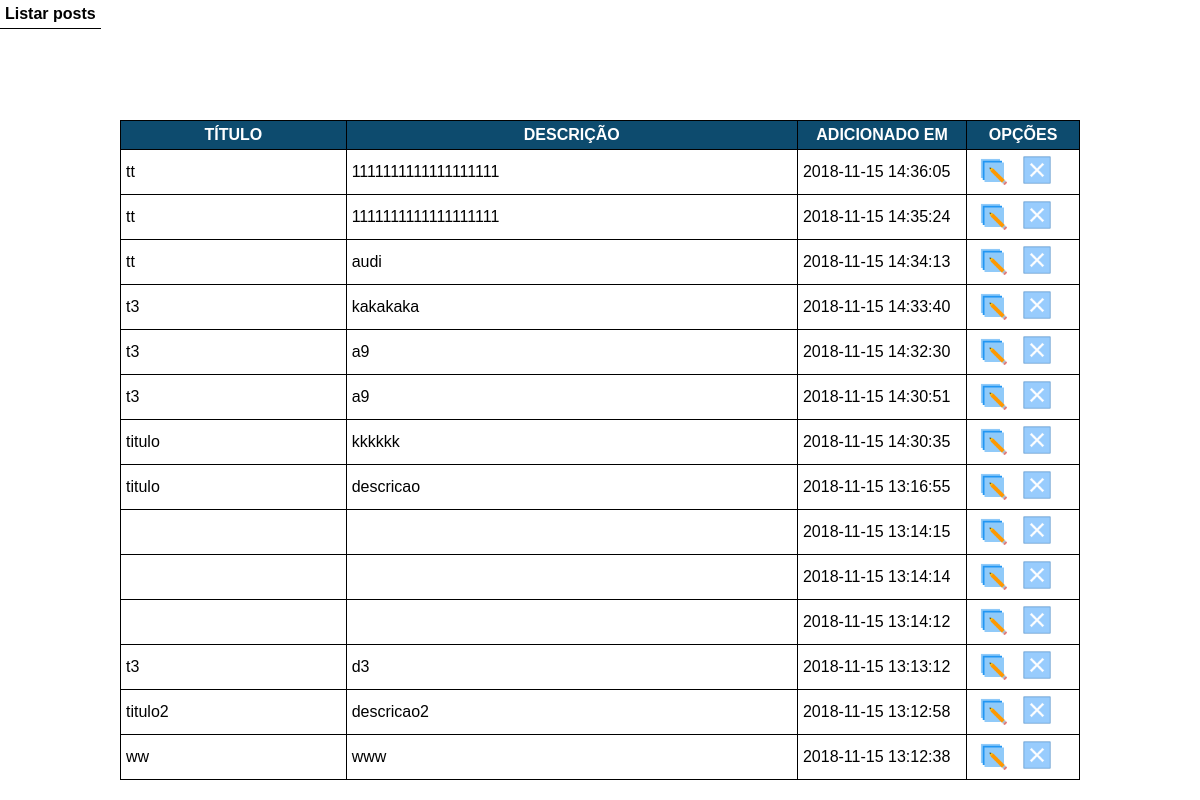
Screenshot of /iframes/list-posts.php (signed in) with the database file from the repository.
### tables this page shows
CREATE TABLE `cp_posts` (
  `id` int(11) NOT NULL,
  `titulo` varchar(120) DEFAULT NULL,
  `descricao` varchar(2000) DEFAULT NULL,
  `inserido_em` datetime DEFAULT NULL
);

### iframes/list-posts.php (the view, shortened to what this page needs)
<!DOCTYPE html>
<html lang="pt-br">
  <head>
    <link rel="stylesheet" type="text/css" href="../css/styles.css" />
  </head>
  <body class="iframe-welcome-body">
    <div class="iframe-title">
      <p>Listar posts</p>
    </div>
      <table class="iframe-table-list-posts">
        <thead>
          <tr>
            <th>TÍTULO</th>
            <th>DESCRIÇÃO</th>
            <th>ADICIONADO EM</th>
            <th>OPÇÕES</th>
          </tr>
        </thead>
        <tbody>
        <?php
        $conn = mysqli_connect(DB_HOST, DB_USER, DB_PASSWORD, DB_DATABASE) or die(mysql_error());
        $result = $conn->prepare("select * from cp_posts order by inserido_em desc");
        $result->execute();
        $result->bind_result($id, $titulo, $descricao, $inseridoem);
        while($result->fetch()){
        ?>
          <tr>
            <td><?= $titulo ?></td>
            <td><?= $descricao ?></td>
            <td><?= $inseridoem ?></td>
            <td>
              <a href="edit-post.php?post=<?= $id ?>"> <img src="../img/icon-edit-post.png" alt=""> </a>
              <a href="delete-post.php?post=<?= $id ?>"> <img src="../img/icon-delete-post.png" alt=""> </a>
            </td>
          </tr>
        <?php
        }
        ?>
        </tbody>
      </table>
  </body>
</html>

### css/styles.css (style rules this page uses)
* { font-family: arial, "times new roman", sans-serif; }
body, html { margin: 0; padding: 0; width: 100%; height: 100%; position: relative; }
.iframe-welcome-body { width: auto; height: auto; }
.iframe-title { position: relative; float: left; margin: 0; border-bottom: 1px solid black; font-weight: bold }
.iframe-title p { margin: 5px }
.iframe-table-list-posts { position: absolute; width: 80%; height: auto; margin: 10% 10%; border-collapse: collapse; }
.iframe-table-list-posts thead tr th { border: 1px solid black; padding: 5px; background-color: #0D4B6E; color: white }
.iframe-table-list-posts thead tr th:first-child { width: 20%; }
.iframe-table-list-posts thead tr th:nth-child(2) { width: 40%; }
.iframe-table-list-posts thead tr th:nth-child(3) { width: 15%; }
.iframe-table-list-posts thead tr th:last-child { width: 10%; }
.iframe-table-list-posts tbody tr td { border: 1px solid black; padding: 5px }
.iframe-table-list-posts tbody tr td a img { width: 30px; margin: 0 5px; }
.iframe-table-list-posts tbody tr td a { text-decoration: none; position: relative; }

### rows the page displays
cp_posts: titulo "tt", descricao "1111111111111111111", inserido_em "2018-11-15 14:36:05"
cp_posts: titulo "tt", descricao "1111111111111111111", inserido_em "2018-11-15 14:35:24"
cp_posts: titulo "tt", descricao "audi", inserido_em "2018-11-15 14:34:13"
cp_posts: titulo "t3", descricao "kakakaka", inserido_em "2018-11-15 14:33:40"
cp_posts: titulo "t3", descricao "a9", inserido_em "2018-11-15 14:32:30"
cp_posts: titulo "t3", descricao "a9", inserido_em "2018-11-15 14:30:51"
cp_posts: titulo "titulo", descricao "kkkkkk", inserido_em "2018-11-15 14:30:35"
cp_posts: titulo "titulo", descricao "descricao", inserido_em "2018-11-15 13:16:55"
cp_posts: inserido_em "2018-11-15 13:14:15"
cp_posts: inserido_em "2018-11-15 13:14:14"
cp_posts: inserido_em "2018-11-15 13:14:12"
cp_posts: titulo "t3", descricao "d3", inserido_em "2018-11-15 13:13:12"
cp_posts: titulo "titulo2", descricao "descricao2", inserido_em "2018-11-15 13:12:58"
cp_posts: titulo "ww", descricao "www", inserido_em "2018-11-15 13:12:38"
